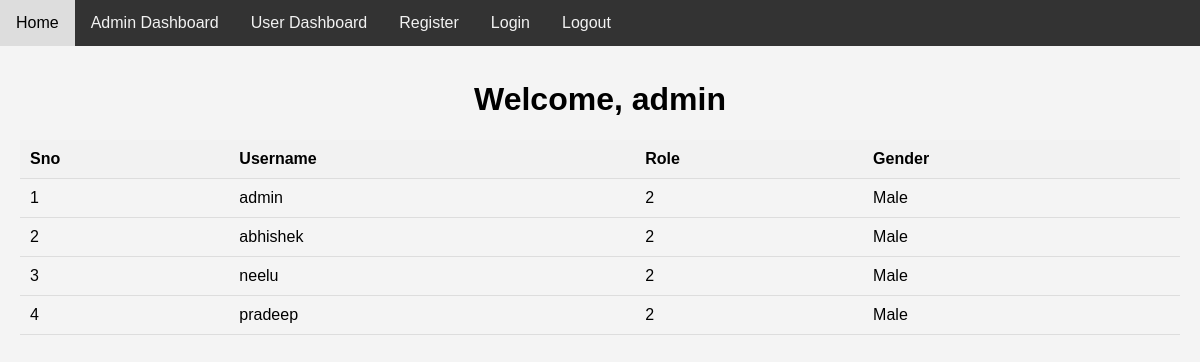
Screenshot of / (signed in) with the database file from the repository.
### APP/models.py (models this page shows)
class MyUser(AbstractUser):
    GENDER_CHOICES = (
        ('Male', 'Male'),
        ('Female', 'Female'),
        ('Other', 'Other'),
    )
    ADMIN = 1
    USER = 2
    ROLES = (
        (ADMIN, 'Admin User'),
        (USER, 'User'),
    )
    role = models.IntegerField(
        choices=ROLES, default=ROLES[1][0], blank=True, null=True)
    gender = models.CharField(choices=GENDER_CHOICES, default=GENDER_CHOICES[0][0], max_length=20, blank=True, null=True)
    def __str__(self):
        return self.username

### APP/views.py (the view)
# urls.py: path('', views.dashboard, name="dashboard"),
def dashboard(request):
    users = MyUser.objects.all()
    contexts = {'users': users}
    return render(request, 'dashboard.html', contexts)

### APP/templates/dashboard.html (shortened to what this page needs)
{% extends "base.html" %}
{% block content %}
    <div class="content">
        <center>
            <h1>Welcome, {{request.user}}</h1>
        </center>
        <table>
            <thead>
                <tr>
                    <th>Sno</th>
                    <th>Username</th>
                    <th>Role</th>
                    <th>Gender</th>
                </tr>
            </thead>
            <tbody>
                {% for user in users %}
                <tr>
                    <td>{{forloop.counter}}</td>
                    <td>{{user.username}}</td>
                    <td>{{user.role}}</td>
                    <td>{{user.gender}}</td>
                </tr>
                {% endfor %}
            </tbody>
        </table>
    </div>
{% endblock content %}

### static/css/style.css (style rules this page uses)
body { font-family: Arial, sans-serif; background-color: #f4f4f4; margin: 0; padding: 0; overflow: hidden; }
.content { padding: 60px 20px; }
table { width: 100%; border-collapse: collapse; margin: 20px 0; }
th, td { padding: 10px; text-align: left; border-bottom: 1px solid #ddd; }
th { background-color: #f2f2f2; }

### rows the page displays
MyUser: user "admin", username "admin", role "2", gender "Male"
MyUser: username "abhishek", role "2", gender "Male"
MyUser: username "neelu", role "2", gender "Male"
MyUser: username "pradeep", role "2", gender "Male"
